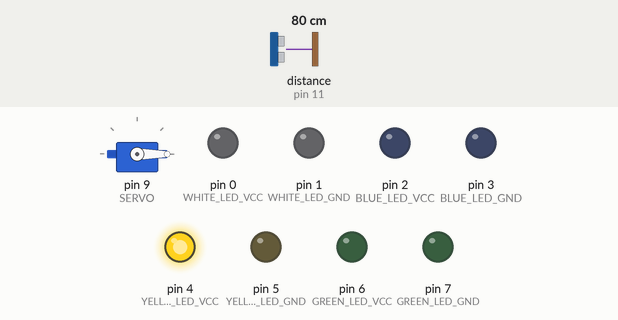
Simulated run of this sketch. Board: Arduino Uno, built with avr-gcc and run on an emulated ATmega328P. On the bench: servo, output pins drawn as LEDs (lit = HIGH). The inputs (shaded band) are chosen by the test bench; at power-on: distance to the obstacle (sensor on pin 11) 80 cm. The echo pulse lasts 58.3 µs per cm; pins used as bus, display or sensor lines are not drawn.

Above: at 1.2 s.
1.3 s: distance to the obstacle (sensor on pin 11) set to 34 cm
2.8 s: distance to the obstacle (sensor on pin 11) set to 27 cm
At 3.2 s:
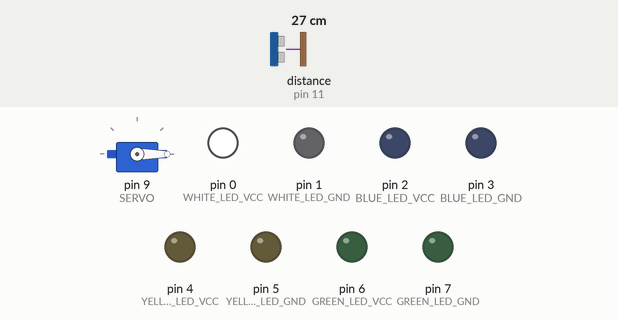
4.3 s: distance to the obstacle (sensor on pin 11) set to 46 cm
7.3 s: distance to the obstacle (sensor on pin 11) set to 53 cm
At 8.1 s:
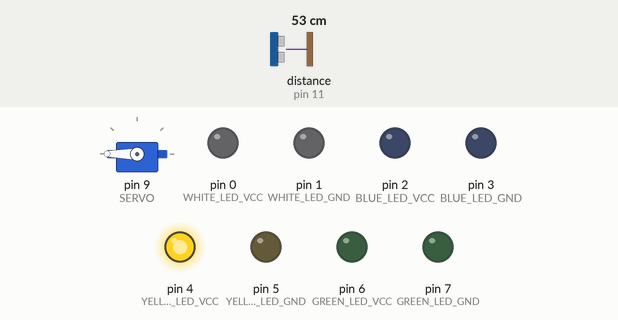
8.9 s: distance to the obstacle (sensor on pin 11) set to 2 cm
At 9.3 s:
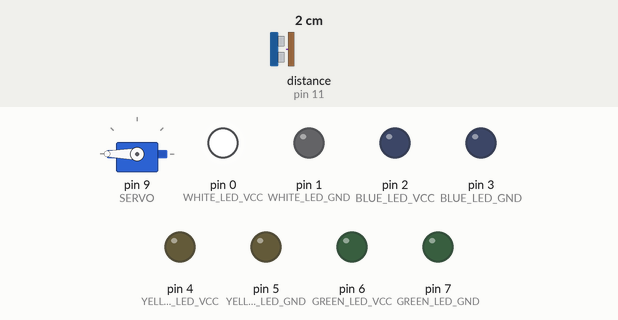
10.4 s: distance to the obstacle (sensor on pin 11) set to 60 cm
At 13.8 s:
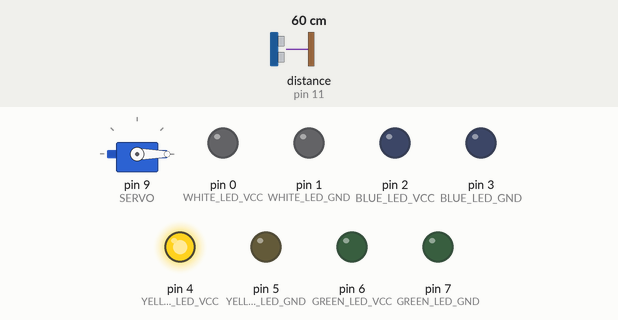
Timing chart, 0 to 14.4 s (numbered marks = the images above; inputs shaded):
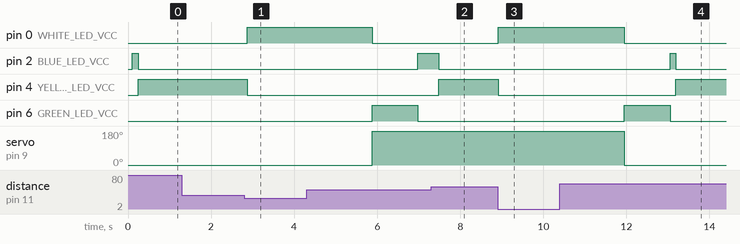

The sketch:

ultrasonic_only.ino
```cpp
/*
  Title:        APSC 101 U-1 Module 5 Arduino Program with Ultrasonic Sensor and LED indicators (Test)
  Author:       Shih-Ling Shen
  Date:         Feb 3rd, 2023
  Description:  This program relies on the ultrasonic sensor to determine when to grab and release the object.
  Operation:    The claw closes if it reaches below the set distance threshold and the previous state of the claw was open
                The claw opens if it reaches below the set distance threshold and the previous state of the claw was closed.
                LED indicators are present to indicate claw functions.
 */

//Required Libraries
  #include <NewPing.h>      //NewPing library for ultrasonic sensor
  #include <Servo.h>        //servo library for servo motor

//Program Parameters
//  #define DEBUG                         //commenting this out will disable all debugging features, program efficiency will improve
/* WARNING: Enabling DEBUG macro will cause the White LED to not be functional. (because it is connected on the serial pins.)
            The signal lights are for reference only and should not be relied on when debugging is enabled. */
  #define DISTANCE_THRESHOLD      30    //the distance detected to trigger a grab/release (in centimeters)
  #define ERROR_PREVENTION        20    //the distance additional to the DISTANCE_THRESHOLD to recognize the claw is raised (to prevent signal fluctuation problems)
  #define INITIAL_ANGLE           0     //the initial angle the servo motor is at. The twist angle will be adjust accordingly to this number (in degrees)
  #define TWIST_ANGLE             180   //the amount to twist to grasp the object (in degrees)
  #define PERFORMANCE_DELAY       30    //the time delay to wait between each data check
  #define CLAW_DELAY              3000  //the time delay before the claw opens or closes
  #define BLACKOUT                1000  //the claw will be unresponsive for this many milliseconds after opening/closing to prevent signal redundancy
  #define SIGNAL_SAMPLE_RATE      100   //the time delay (in ms) for the ultrasonic for sampling data (to prevent redundancy again)

//Define BOOL
  #define OPEN   0
  #define CLOSED 1

//Ultrasonic definitions
  #define ULTRASONIC_GND      10
  #define ULTRASONIC_ECHO     11
  #define ULTRASONIC_TRIGGER  12
  #define ULTRASONIC_VCC      13
  #define MAX_DISTANCE        200                                   //maximum distance set to 200 cm
  NewPing sonar(ULTRASONIC_TRIGGER, ULTRASONIC_ECHO, MAX_DISTANCE); //initialize NewPing

//Servo Pin definitions
  #define SERVO 9
  Servo myservo;            //create servo object to control servo motor

//LED Pin definitions
  #define WHITE_LED_VCC   0
  #define WHITE_LED_GND   1
  #define BLUE_LED_VCC    2
  #define BLUE_LED_GND    3
  #define YELLOW_LED_VCC  4
  #define YELLOW_LED_GND  5
  #define GREEN_LED_VCC   6
  #define GREEN_LED_GND   7

//Global Variables
  int claw_state = OPEN;   //recording claw grab state

//Function Prototypes
  void ClawDelay ();
  void WaitUntilRise ();
  void WaitUntilLower ();
  int GetUltrasonic ();
  void OpenClaw ();
  void CloseClaw ();
  void AllOff ();
  void WhiteLEDOn ();
  void BlueLEDOn ();
  void YellowLEDOn ();
  void GreenLEDOn ();

void setup() {
  #ifdef DEBUG
    //Serial Debug Setup
    Serial.begin(9600);
  #endif

  //Ultrasonic Setup
  pinMode(ULTRASONIC_ECHO, INPUT);
  pinMode(ULTRASONIC_TRIGGER, OUTPUT);
  pinMode(ULTRASONIC_GND, OUTPUT);
  pinMode(ULTRASONIC_VCC, OUTPUT);
  digitalWrite(ULTRASONIC_GND,LOW);
  digitalWrite(ULTRASONIC_VCC, HIGH);

  //Servo Motor Setup
  myservo.attach(SERVO);

  //setup WHITE LED
  pinMode(WHITE_LED_VCC, OUTPUT);
  pinMode(WHITE_LED_GND, OUTPUT);
  digitalWrite(WHITE_LED_GND, LOW);

  //setup BLUE LED
  pinMode(BLUE_LED_VCC, OUTPUT);
  pinMode(BLUE_LED_GND, OUTPUT);
  digitalWrite(BLUE_LED_GND, LOW);

  //setup YELLOW LED
  pinMode(YELLOW_LED_VCC, OUTPUT);
  pinMode(YELLOW_LED_GND, OUTPUT);
  digitalWrite(YELLOW_LED_GND, LOW);

  //setup GREEN LED
  pinMode(GREEN_LED_VCC, OUTPUT);
  pinMode(GREEN_LED_GND, OUTPUT);
  digitalWrite(GREEN_LED_GND, LOW);

  //Open Claw initially
  OpenClaw();
  //No LED indicators initally
  AllOff();
}

void loop() {
  //wait until the claw rises then lowers
  WaitUntilRise();
  delay(PERFORMANCE_DELAY);
  WaitUntilLower();

  //delays the execution of open/close to give time for positioning
  ClawDelay();

  //if claw was open, close; if claw was closed, open
  if (claw_state == OPEN) {
    CloseClaw();
  }
  else {
    OpenClaw();
  }

  //delay the program to prevent signal redundancy
  delay(BLACKOUT);
}

//Delaying
void ClawDelay () {
  //stores current time
  long time = millis();

  //turns on the white LED to indicate the lowering is acknowledged
  WhiteLEDOn();

  //delay the claw execution by CLAW_DELAY milliseconds
  while (millis() <= time + CLAW_DELAY) {
    delay(PERFORMANCE_DELAY);
  }

  #ifdef DEBUG
    Serial.println("Timeout");
  #endif
}

//wait until the claw is risen (no function just delay)
void WaitUntilRise () {
  int distance = GetUltrasonic();
  long last_check = 0;

  //Turn BLUE LED on to indicate waiting for the claw to rise
  BlueLEDOn();

  //waits until the distance detected is greater than the threshold
  while (distance <= DISTANCE_THRESHOLD + ERROR_PREVENTION) {
    //only check every PERFORMANCE_DELAY milliseconds to improve performance
    if (millis() >= last_check + PERFORMANCE_DELAY) {
      distance = GetUltrasonic();   //retrieve distance data
      last_check = millis();        //stores the time of the last check
    }
  }

  #ifdef DEBUG
    Serial.println("Rise Detected");
  #endif
}

//wait until the claw is lowered (no function just delay)
void WaitUntilLower () {
  int distance = GetUltrasonic();
  long last_check = 0;

  //turn on the yellow LED to indicate waiting for claw to lower
  YellowLEDOn();

  //waits until the distance detected is lower than the threshold
  while (distance > DISTANCE_THRESHOLD) {
    //only check every PERFORMANCE_DELAY milliseconds to improve performance
    if (millis() >= last_check + PERFORMANCE_DELAY) {
      distance = GetUltrasonic();   //retrieve distance data
      last_check = millis();        //stores the time of the last check
    }
  }

  #ifdef DEBUG
    Serial.println("Lower Detected");
  #endif
}

//retrieves the distance read in the ultrasonic sensor
//prints the distance through serial port if DEBUG is on
int GetUltrasonic () {
  delay(SIGNAL_SAMPLE_RATE);                //delay to prevent inaccurate/redundant readings

  int distance = sonar.ping_cm();           //read the ultrasonic sensor, and store it in a variable

  #ifdef DEBUG
    Serial.print("Ping: ");                 //print “Ping:" on the computer display
    Serial.print(distance);                 //print the value of the variable next
    Serial.println("cm");                   //print "cm" after that, then go to next lin
  #endif

  return distance;                          //returns the distance read to the main program
}

//Opens the claw
void OpenClaw () {
  //turn green led on to indicate action execution
  GreenLEDOn();

  myservo.write(INITIAL_ANGLE);
  claw_state = OPEN;
  #ifdef DEBUG
    Serial.println("Open");
  #endif
}

//Closes the claw
void CloseClaw () {
  //turn green led on to indicate action execution
  GreenLEDOn();

  myservo.write(INITIAL_ANGLE + TWIST_ANGLE);
  claw_state = CLOSED;

  #ifdef DEBUG
    Serial.println("Close");
  #endif
}

//turns all led off
void AllOff () {
  digitalWrite(WHITE_LED_VCC, LOW);
  digitalWrite(BLUE_LED_VCC, LOW);
  digitalWrite(YELLOW_LED_VCC, LOW);
  digitalWrite(GREEN_LED_VCC, LOW);
}

//turns white led on and others off
void WhiteLEDOn () {
  digitalWrite(WHITE_LED_VCC, HIGH);
  digitalWrite(BLUE_LED_VCC, LOW);
  digitalWrite(YELLOW_LED_VCC, LOW);
  digitalWrite(GREEN_LED_VCC, LOW);
}

//turns blue led on and others off
void BlueLEDOn () {
  digitalWrite(WHITE_LED_VCC, LOW);
  digitalWrite(BLUE_LED_VCC, HIGH);
  digitalWrite(YELLOW_LED_VCC, LOW);
  digitalWrite(GREEN_LED_VCC, LOW);
}

//turns yellow led on and others off
void YellowLEDOn () {
  digitalWrite(WHITE_LED_VCC, LOW);
  digitalWrite(BLUE_LED_VCC, LOW);
  digitalWrite(YELLOW_LED_VCC, HIGH);
  digitalWrite(GREEN_LED_VCC, LOW);
}

//turns green led on and others off
void GreenLEDOn () {
  digitalWrite(WHITE_LED_VCC, LOW);
  digitalWrite(BLUE_LED_VCC, LOW);
  digitalWrite(YELLOW_LED_VCC, LOW);
  digitalWrite(GREEN_LED_VCC, HIGH);
}
```

Measured:
- the behaviour switches between 31 and 30 cm on distance to the obstacle (sensor on pin 11) (found by bisection; images 0 and 1)
- the behaviour switches between 49 and 50 cm on distance to the obstacle (sensor on pin 11) (found by bisection; images 1 and 2)
- after the input at 1.3 s, every drawn part: stays the same
- after the input at 2.8 s, pin 0 (WHITE_LED_VCC): LOW → HIGH after 0.08 s; pin 4 (YELLOW_LED_VCC): HIGH → LOW after 0.08 s
- after the input at 7.3 s, pin 2 (BLUE_LED_VCC): HIGH → LOW after 0.18 s; pin 4 (YELLOW_LED_VCC): LOW → HIGH after 0.18 s
- after the input at 8.9 s, pin 0 (WHITE_LED_VCC): LOW → HIGH at once; pin 4 (YELLOW_LED_VCC): HIGH → LOW at once
- after the input at 10.4 s, pin 4 (YELLOW_LED_VCC): LOW → HIGH after 2.8 s
